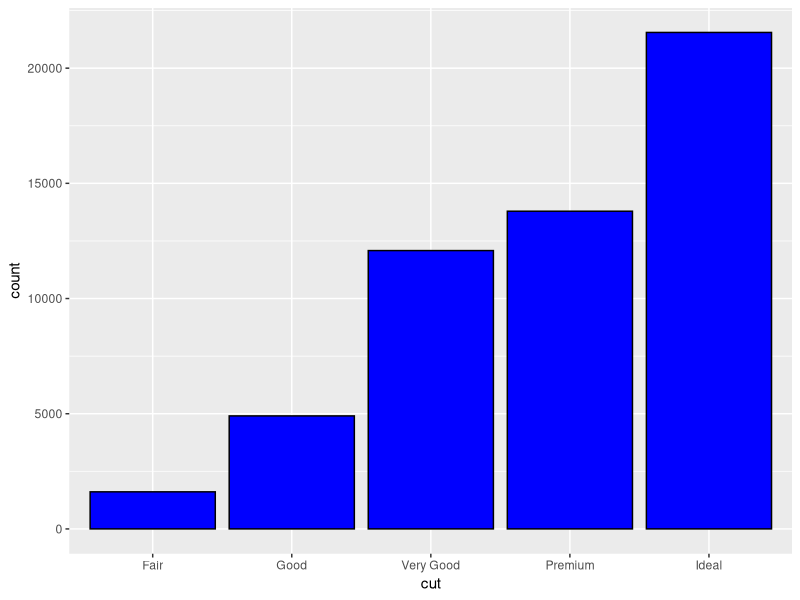
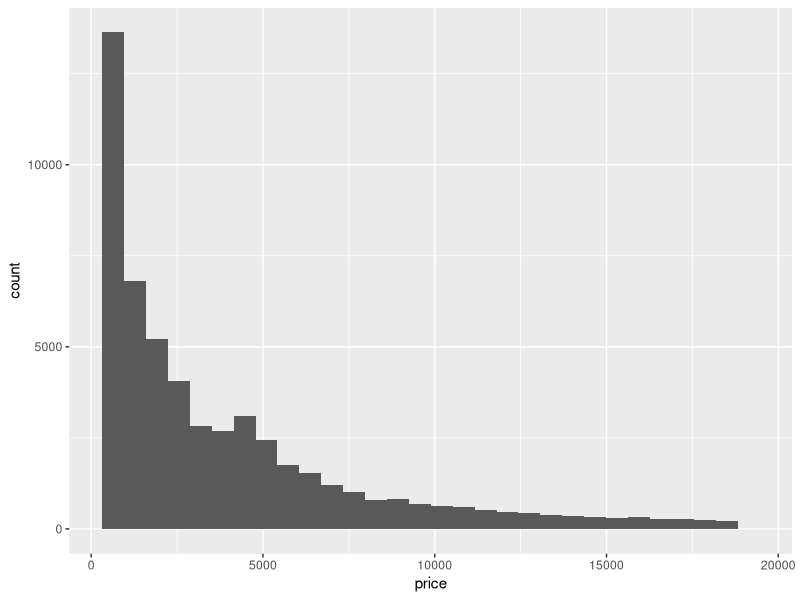
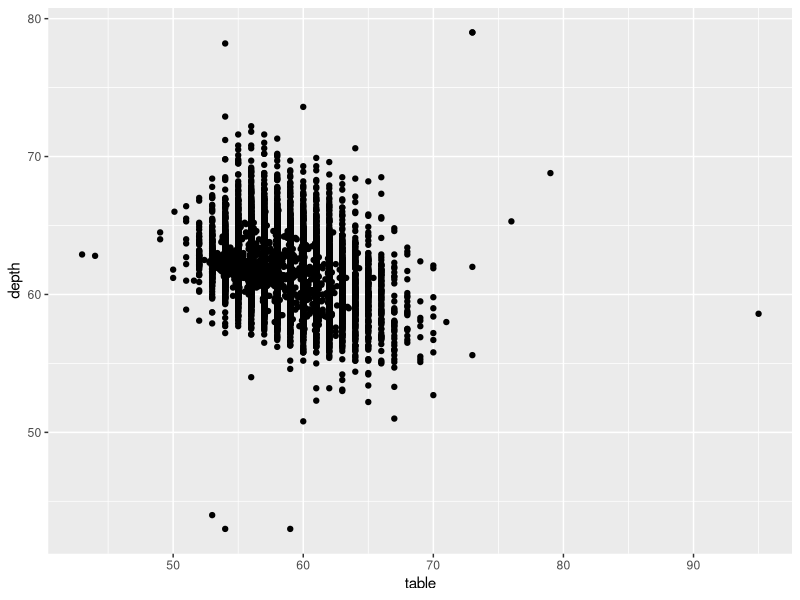
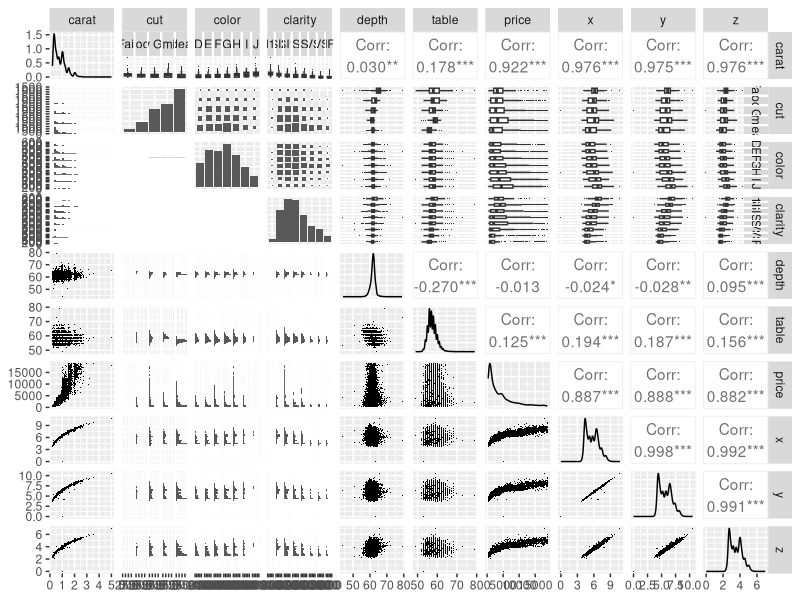

R code for these plots, in order:
## ---- chunk 1
library(ggplot2)
diamonds
## ---- chunk 2
ggplot(data = diamonds, aes(x = cut)) +
geom_bar(fill = "blue", colour = "black")
## ---- chunk 3
ggplot(data = diamonds, aes(x = price)) +
geom_histogram()
## ---- chunk 4
ggplot(data = diamonds, aes(x = table, y=depth)) +
geom_point()
## ---- chunk 5
library(ggplot2)
library(GGally)
library(scales)
library(memisc)

# 從數據集獲取10000個樣本數據進行分析
set.seed(20022012)
diamond_samp <- diamonds[sample(1:length(diamonds$price), 10000), ]
ggpairs(diamond_samp,lower= list(continuous = wrap("points", shape = I('.'))),
        upper = list(combo = wrap("box", outlier.shape = I('.'))))
